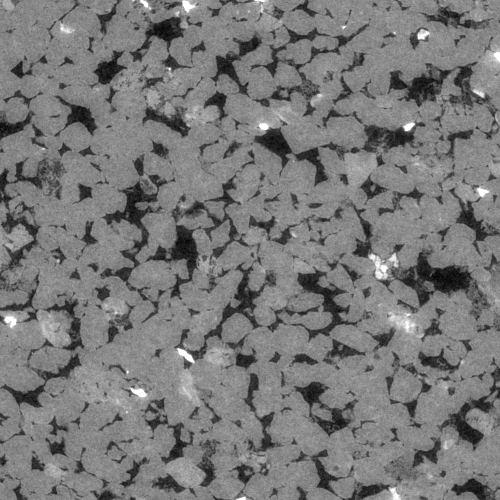
#> input picture berea8bit.tif, 500 x 500 px
$ python 'Task 1_Well Log Analysis.py'
#> lines starting #> are read from the running program, lines starting #| are printed output that depends on the picture; after the words box and inside, x2 and y2 are one past the last pixel; in counts of white or black regions, pixels touching at a corner belong together
import lasio
print(lasio.__version__)

# Task 1.1
import pandas as pd
import numpy as np
import matplotlib.pyplot as plt


# 1. LOAD EXCEL / CSV FILE


df = pd.read_csv("cleaned_well_logs.csv")
#> (reads cleaned_well_logs.csv from the repository)

print(df.head())
print(df.info())
print(df.describe())


# 2. DETECT DEPTH COLUMN


# Automatically find depth column
for col in df.columns:
    if "DEP" in col.upper():
        df.rename(columns={col: "DEPTH"}, inplace=True)

print("Depth column name:", "DEPTH" if "DEPTH" in df.columns else df.columns[0])


# 3. CHECK MISSING VALUES


print("Missing values per column:")
print(df.isnull().sum())


# 4. REMOVE NON-PHYSICAL VALUES


for col in df.columns:
    if col != "DEPTH":
        df.loc[df[col] < 0, col] = np.nan


# 5. OUTLIER CHECK (99th PERCENTILE)


outliers = {}
for col in df.columns:
    if col != "DEPTH":
        outliers[col] = df[df[col] > df[col].quantile(0.99)].shape[0]

print("Outliers above 99th percentile:")
print(outliers)


# 6. DATA CLEANING


df.interpolate(method="linear", inplace=True)
df.fillna(method="ffill", inplace=True)
df.fillna(method="bfill", inplace=True)

print("Missing values after cleaning:")
print(df.isnull().sum())


# 7. SAVE CLEANED VERSION


df.to_csv("task1_1_cleaned.csv", index=False)
print("Final cleaned file saved as task1_1_cleaned.csv")


# 8. QUICK QC PLOT


logs = ["GR", "RHOB", "CNPOR", "RILD"]

plt.figure(figsize=(12,6))
for log in logs:
    if log in df.columns:
        plt.plot(df[log], df["DEPTH"], label=log)

plt.gca().invert_yaxis()
plt.xlabel("Log Value")
plt.ylabel("Depth")
plt.title("QC Plot of Cleaned Well Logs")
plt.legend()
plt.grid(True)
plt.tight_layout()
plt.show()

# Task 1,2

import pandas as pd
import numpy as np
import matplotlib.pyplot as plt


#              LOAD CLEANED WELL LOG DATA


df = pd.read_csv("cleaned_well_logs.csv")

if "DEPTH" not in df.columns:
    raise ValueError("DEPTH column missing from dataset!")


#               CLIP EXTREME OUTLIERS (FOR PLOTTING)


df_clip = df.copy()

df_clip["GR"] = df_clip["GR"].clip(0, 200)          # API
df_clip["RHOB"] = df_clip["RHOB"].clip(1.8, 3.0)    # g/cc
df_clip["CNPOR"] = df_clip["CNPOR"].clip(0, 60)    # %
df_clip["RILD"] = df_clip["RILD"].clip(0.1, 2000)  # ohm-m


#            BASIC WELL LOG PROFILES (VS DEPTH)


logs = [
    ("GR", "Gamma Ray (API)", "green"),
    ("RHOB", "Bulk Density (g/cc)", "red"),
    ("CNPOR", "Neutron Porosity (%)", "blue"),
    ("RILD", "Deep Resistivity (ohm-m)", "black")
]

fig, axes = plt.subplots(1, 4, figsize=(18, 8), sharey=True)

for i, (curve, label, color) in enumerate(logs):
    if curve in df_clip.columns:
        if curve == "RILD":
            axes[i].semilogx(df_clip[curve], df_clip["DEPTH"], color=color)
            axes[i].set_xlim(0.1, 2000)
        else:
            axes[i].plot(df_clip[curve], df_clip["DEPTH"], color=color)

        axes[i].invert_yaxis()
        axes[i].set_xlabel(label)
        axes[i].set_title(label)
        axes[i].grid(True)

plt.suptitle("Well Log Profiles", fontsize=16)
plt.tight_layout()
plt.show()


#                   HISTOGRAMS (CLEAN SCALE)


df_clip[["GR", "RHOB", "CNPOR", "RILD"]].hist(
    bins=40, figsize=(12, 8), edgecolor="black"
)

plt.suptitle("Histogram of Well Log Properties (Scaled)", fontsize=16)
plt.tight_layout()
plt.show()
#> figure, not shown here; panel 1: tallest bar 653 high, from x = 86.91 to 91.62; panel 2: tallest bar 720 high, from x = 2.25 to 2.28; panel 3: tallest bar 422 high, from x = 42.01 to 43.51; panel 4: tallest bar 8769 high, from x = 0.31 to 50.3


#           NEUTRON–DENSITY CROSSPLOT (CLEAN)


plt.figure(figsize=(7, 6))
plt.scatter(
    df_clip["CNPOR"], df_clip["RHOB"],
    s=10, alpha=0.5, color="purple"
)

plt.xlabel("Neutron Porosity (%)")
plt.ylabel("Bulk Density (g/cc)")
plt.title("Neutron–Density Crossplot")
plt.grid(True)
plt.show()


#              CORRELATION HEATMAP


cols = ["GR", "RHOB", "CNPOR", "RILD"]
corr = df_clip[cols].corr()

plt.figure(figsize=(8, 6))
plt.imshow(corr, cmap="coolwarm")
plt.colorbar()

plt.xticks(range(len(cols)), cols)
plt.yticks(range(len(cols)), cols)

for i in range(len(cols)):
    for j in range(len(cols)):
        plt.text(j, i, f"{corr.iloc[i,j]:.2f}",
                 ha="center", va="center", color="black")

plt.title("Correlation Heatmap")
plt.show()
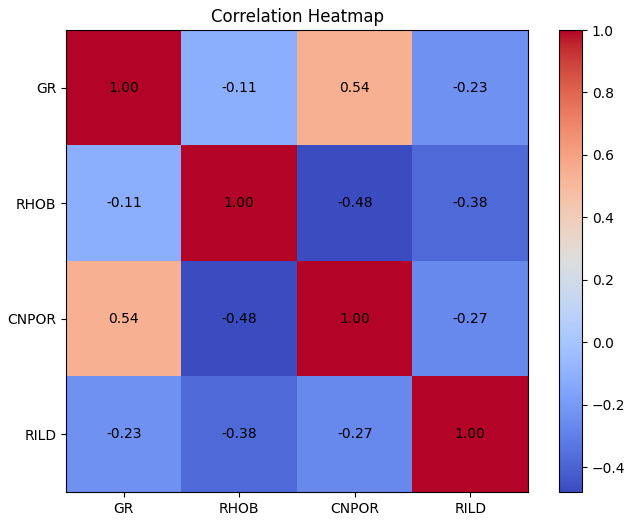
#> figure drawn by matplotlib, 2 panels


#      NEUTRON–DENSITY INFILL (INTERPRETATION READY)


plt.figure(figsize=(8, 8))

plt.plot(df_clip["CNPOR"], df_clip["DEPTH"], label="Neutron", color="blue")
plt.plot(df_clip["RHOB"], df_clip["DEPTH"], label="Density", color="red")

plt.fill_betweenx(
    df_clip["DEPTH"],
    df_clip["CNPOR"],
    df_clip["RHOB"],
    where=(df_clip["CNPOR"] > df_clip["RHOB"]),
    color="green", alpha=0.3, label="Neutron > Density"
)

plt.fill_betweenx(
    df_clip["DEPTH"],
    df_clip["CNPOR"],
    df_clip["RHOB"],
    where=(df_clip["CNPOR"] < df_clip["RHOB"]),
    color="yellow", alpha=0.3, label="Density > Neutron"
)

plt.gca().invert_yaxis()
plt.xlabel("Neutron / Density")
plt.title("Neutron–Density Infill Interpretation")
plt.legend()
plt.grid(True)
plt.show()
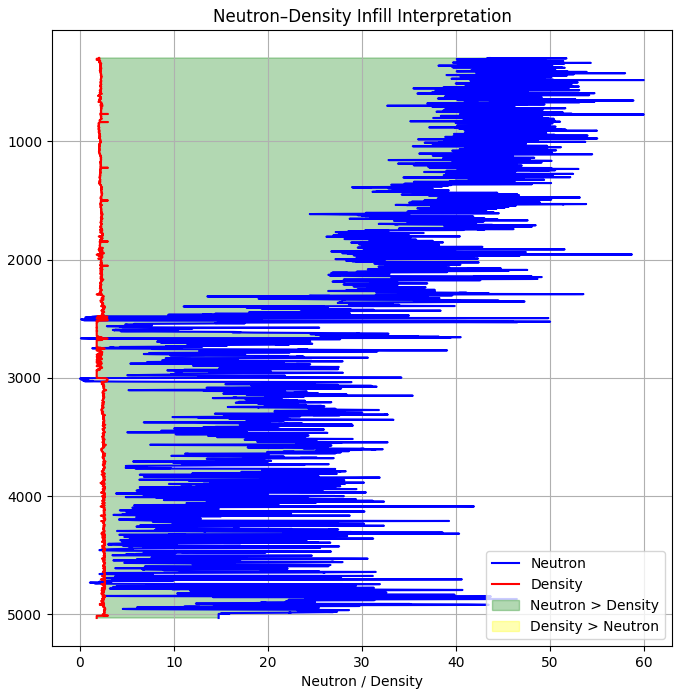
#> figure drawn by matplotlib, 1 panel


#              GAMMA RAY VARIABLE-FILL TRACK


plt.figure(figsize=(6, 8))
plt.plot(df_clip["GR"], df_clip["DEPTH"], color="black")

plt.fill_betweenx(
    df_clip["DEPTH"], 0, df_clip["GR"],
    where=(df_clip["GR"] <= 75),
    color="purple", alpha=0.3, label="Clean Sand"
)

plt.fill_betweenx(
    df_clip["DEPTH"], 0, df_clip["GR"],
    where=(df_clip["GR"] > 75) & (df_clip["GR"] <= 150),
    color="green", alpha=0.3, label="Transitional"
)

plt.fill_betweenx(
    df_clip["DEPTH"], 0, df_clip["GR"],
    where=(df_clip["GR"] > 150),
    color="yellow", alpha=0.3, label="Shale"
)

plt.gca().invert_yaxis()
plt.xlabel("Gamma Ray (API)")
plt.title("Gamma Ray Variable-Fill Track")
plt.legend()
plt.grid(True)
plt.show()
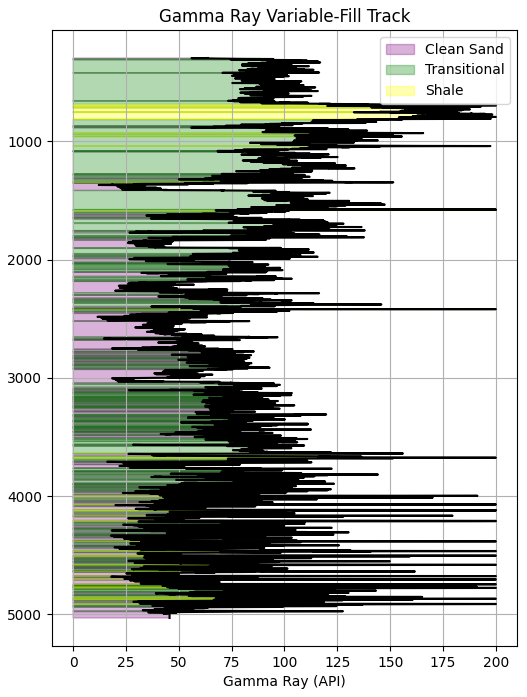
#> figure drawn by matplotlib, 1 panel

print("\n Task 1.2 Visualization (FIXED & SCALED) Completed Successfully")

# Task 1.3


import numpy as np
import matplotlib.pyplot as plt
from skimage import io, filters, measure, morphology
from skimage.restoration import denoise_nl_means, estimate_sigma
from skimage.util import img_as_float


# 1. IMPORT IMAGE


#  CHANGE THIS TO YOUR LOCAL IMAGE PATH
img_path = "berea8bit.tif"   # example: put your real file here

img = io.imread(img_path)
#> img is the input picture: shape (500, 500); min 0, max 255, mean 120.5

# Ensure grayscale and float format
if img.ndim == 3:
    img = img[:, :, 0]

img = img_as_float(img)

plt.figure(figsize=(6,6))
plt.imshow(img, cmap='gray')
plt.title("Original Grayscale CT Image")
plt.axis("off")
plt.tight_layout()
plt.show()


# 2. DENOISING (NON-LOCAL MEANS)


sigma_est = np.mean(estimate_sigma(img, channel_axis=None))
#> sigma_est = 0.0172

denoised = denoise_nl_means(
    img,
    h=1.15 * sigma_est,
    fast_mode=True,
    patch_size=5,
    patch_distance=6
)

plt.figure(figsize=(6,6))
plt.imshow(denoised, cmap='gray')
plt.title("Denoised Image (Non-local Means)")
plt.axis("off")
plt.tight_layout()
plt.show()


# 3. THRESHOLDING (PORES VS GRAINS)


threshold = filters.threshold_otsu(denoised)
#> threshold = 0.381
binary = denoised < threshold   # pores = dark regions
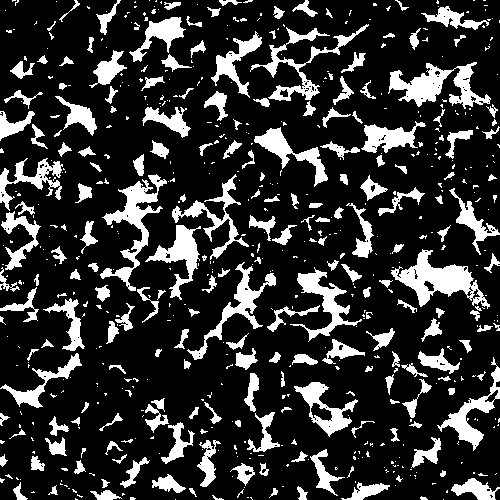
#> binary: shape (500, 500) bool; 19.6% white; 617 white regions (408 under 20 px), largest, box (x1, y1, x2, y2) and area: (391, 249, 490, 309) 2226, (388, 62, 491, 109) 2029, (100, 174, 167, 291) 1975

#  MORPHOLOGICAL CLEANING (IMPORTANT FOR GRADING)
binary = morphology.remove_small_objects(binary, min_size=30)
#> binary: shape (500, 500) bool; 18.3% white; 182 white regions, largest, box (x1, y1, x2, y2) and area: (391, 249, 490, 309) 2219, (100, 174, 167, 291) 1974, (251, 24, 369, 101) 1565
binary = morphology.remove_small_holes(binary, area_threshold=30)
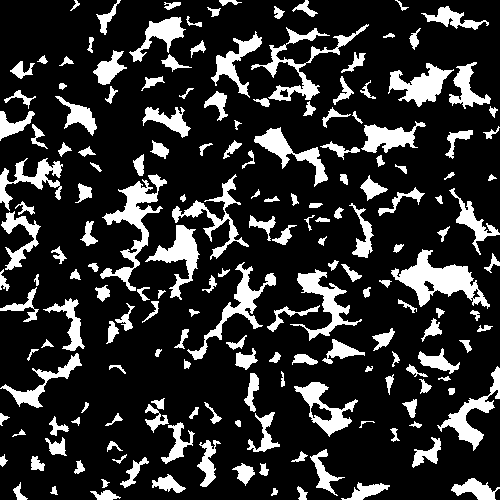
#> binary: shape (500, 500) bool; 18.5% white; 182 white regions

plt.figure(figsize=(6,6))
plt.imshow(binary, cmap='gray')
plt.title("Binary Pore Map (Otsu + Cleaning)")
plt.axis("off")
plt.tight_layout()
plt.show()


# 4. POROSITY CALCULATION


pore_pixels = np.sum(binary)
#> pore_pixels = 46205
total_pixels = binary.size
#> total_pixels = 250000
porosity = pore_pixels / total_pixels
#> porosity = 0.185

print("\n============================")
print(f"POROSITY = {porosity*100:.2f}%")
#| POROSITY = 18.48%
print("============================\n")


# 5. LABEL PORES & EXTRACT PORE SIZES


labeled = measure.label(binary)
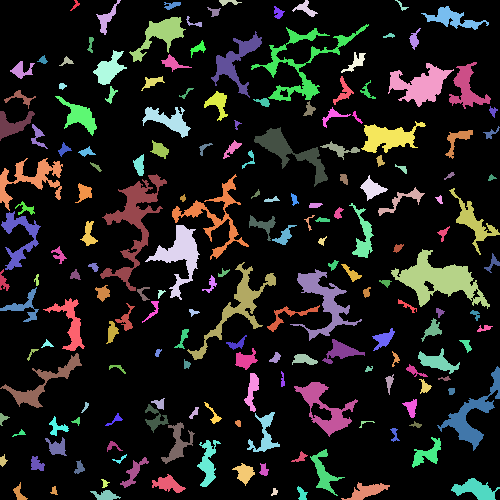
#> labeled: shape (500, 500) int32; 183 distinct labels, from 0 to 182; one colour per label, 0 black
props = measure.regionprops(labeled)
#> props = 182 regions; largest, box (x1, y1, x2, y2) and area: (391, 249, 490, 309) 2280, (100, 174, 167, 291) 1987, (251, 24, 369, 101) 1596, (187, 262, 276, 360) 1399, (290, 269, 362, 341) 1349

equiv_diameters = [p.equivalent_diameter for p in props]
#> equiv_diameters = 182 values, max 53.88 at index 88, min 6.18 at index 70, mean 14.97

plt.figure(figsize=(7,4))
plt.hist(equiv_diameters, bins=40, edgecolor='black')
plt.title("Pore Size Distribution (Equivalent Diameter)")
plt.xlabel("Equivalent Diameter (pixels)")
plt.ylabel("Frequency")
plt.grid(True)
plt.tight_layout()
plt.show()
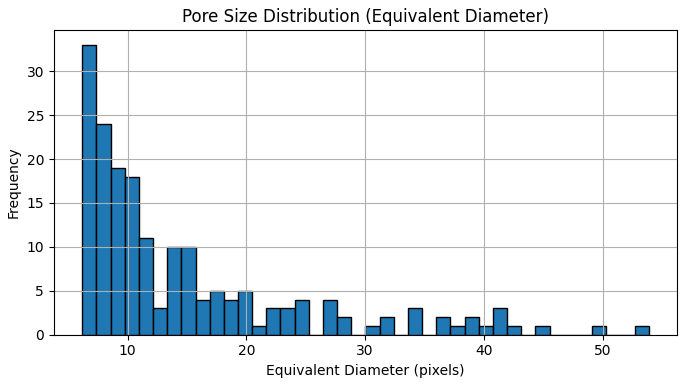
#> figure drawn by matplotlib, 1 panel; tallest bar 33 high, from x = 6.18 to 7.37


# 6. COLOR-CODED LABELED PORES (FOR REPORT FIGURE)


plt.figure(figsize=(6,6))
plt.imshow(labeled, cmap='nipy_spectral')
plt.title("Labeled Pores (Each Region Color-Coded)")
plt.axis("off")
plt.tight_layout()
plt.show()
